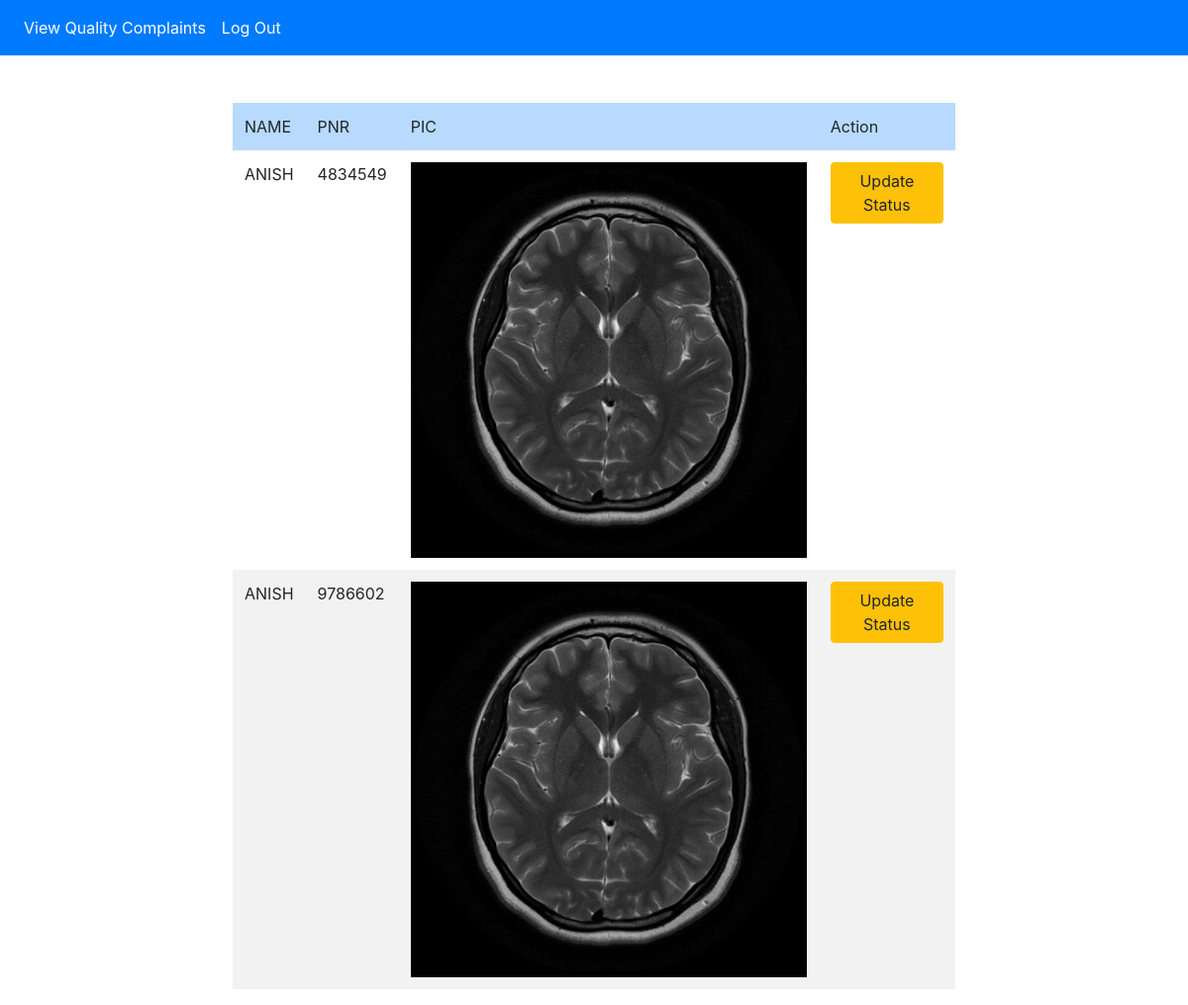
Screenshot of /viewcomplaints.php with the database file from the repository.
### tables this page shows
CREATE TABLE `QualityReport` (
  `Id` int(11) NOT NULL,
  `UserId` int(11) NOT NULL,
  `PNR` int(11) NOT NULL,
  `Pic` varchar(500) NOT NULL,
  `Status` varchar(345) NOT NULL,
  `ReportedDate` datetime NOT NULL,
  `Description` varchar(4500) NOT NULL,
  `Remarks` varchar(1000) NOT NULL DEFAULT 'Processing'
);

CREATE TABLE `users` (
  `id` int(11) NOT NULL,
  `f_name` varchar(50) NOT NULL,
  `l_name` varchar(50) NOT NULL,
  `email` varchar(50) NOT NULL,
  `password` varchar(20) NOT NULL,
  `gender` varchar(10) NOT NULL,
  `marital` varchar(10) NOT NULL,
  `dob` varchar(20) NOT NULL,
  `mobile` bigint(10) NOT NULL,
  `ques` varchar(100) NOT NULL,
  `ans` varchar(100) NOT NULL
);

### viewcomplaints.php (the view, shortened to what this page needs)
<?php
include './admin_navbar.php';
?>
<br>
<br>
<div class="container">
    <div class="row">
        <div class="col col-12 col-sm-2">
        </div>
        <div class="col col-12 col-sm-8">
            <form action="" method="post">
                <?php
                include './dbcon.php';
                $sql = "
                SELECT q.Id,u.f_name, q.`PNR`, q.`Pic`, q.`Status`, q.`ReportedDate`, q.`Description`, q.`Remarks` FROM `QualityReport` q join users u on u.id=q.UserId  order by q.ReportedDate desc
";
                $res = $connection->query($sql);
                if ($res->num_rows > 0) {
                    echo "<table class='table table-borderless table-striped'>
   <tr class='table-primary'>
   <td>  NAME </td>
   <td>  PNR </td>
   <td>  PIC </td>
   <td>  Action </td>
   </tr>
    ";
                    while ($row = $res->fetch_assoc()) {
                     $Id = $row["Id"];
                        $name = $row["f_name"];
                        $PNR = $row["PNR"];
                        $prof_pic_link = $row["Pic"];
                        echo "
                        <td>$name</td>
                        <td>$PNR</td>
<td> <img src='./$prof_pic_link'   height='400px' width='400px' </td>
           <td>  <a class='btn btn-warning' href='missingupdate.php?qid=$Id' target='_blank'> Update Status  </a> </> </td>
       </tr>
      ";
                    }
                    echo " </table>";
                } else {
                    echo "<script> alert('No new Company details available')   </script>";
                }
                ?>
            </form>
        </div>
        <div class="col col-12 col-sm-2">
        </div>
    </div>
</div>
</body>
</html>

### admin_navbar.php (shortened to what this page needs)
<!DOCTYPE html>
<html lang="en">
<head>
  <link rel="stylesheet" href="https://stackpath.bootstrapcdn.com/bootstrap/4.4.1/css/bootstrap.min.css">
</head>
<body style="background-color: white;">
  <nav class="navbar navbar-expand-sm bg-primary navbar-dark">
    <ul class="navbar-nav">
      <li class="nav-item">
        <a class="nav-link active" href="viewcomplaints.php">View  Quality Complaints </a>
      </li>
      <li class="nav-item">
        <a class="nav-link active" href="index.php">Log Out</a>
      </li>
    </ul>
  </nav>

### rows the page displays
qualityreport: UserId.f_name "ANISH", PNR "4834549", Pic (picture)
qualityreport: UserId.f_name "ANISH", PNR "9786602", Pic (picture)
